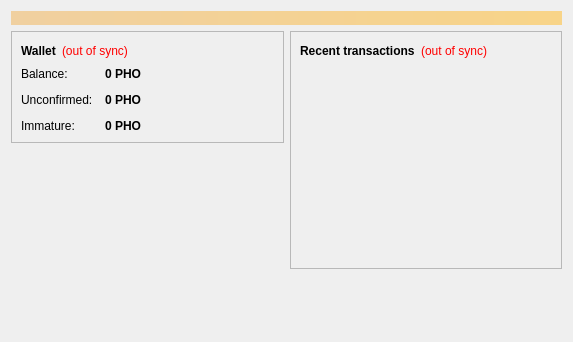
<?xml version="1.0" encoding="UTF-8"?>
<ui version="4.0">
 <class>OverviewPage</class>
 <widget class="QWidget" name="OverviewPage">
  <property name="geometry">
   <rect>
    <x>0</x>
    <y>0</y>
    <width>573</width>
    <height>342</height>
   </rect>
  </property>
  <property name="windowTitle">
   <string>Form</string>
  </property>
  <layout class="QVBoxLayout" name="topLayout">
   <item>
    <widget class="QLabel" name="labelAlerts">
     <property name="visible">
      <bool>false</bool>
     </property>
     <property name="styleSheet">
      <string notr="true">background-color: qlineargradient(x1: 0, y1: 0, x2: 1, y2: 0, stop:0 #F0D0A0, stop:1 #F8D488); color:#000000;</string>
     </property>
     <property name="wordWrap">
      <bool>true</bool>
     </property>
     <property name="margin">
      <number>3</number>
     </property>
    </widget>
   </item>
   <item>
    <layout class="QHBoxLayout" name="horizontalLayout" stretch="1,1">
     <item>
      <layout class="QVBoxLayout" name="verticalLayout_2">
       <item>
        <widget class="QFrame" name="frame">
         <property name="frameShape">
          <enum>QFrame::StyledPanel</enum>
         </property>
         <property name="frameShadow">
          <enum>QFrame::Raised</enum>
         </property>
         <layout class="QVBoxLayout" name="verticalLayout_4">
          <item>
           <layout class="QHBoxLayout" name="horizontalLayout_4">
            <item>
             <widget class="QLabel" name="label_5">
              <property name="font">
               <font>
                <weight>75</weight>
                <bold>true</bold>
               </font>
              </property>
              <property name="text">
               <string>Wallet</string>
              </property>
             </widget>
            </item>
            <item>
             <widget class="QLabel" name="labelWalletStatus">
              <property name="toolTip">
               <string>The displayed information may be out of date. Your wallet automatically synchronizes with the Photon network after a connection is established, but this process has not completed yet.</string>
              </property>
              <property name="styleSheet">
               <string notr="true">QLabel { color: red; }</string>
              </property>
              <property name="text">
               <string notr="true">(out of sync)</string>
              </property>
              <property name="alignment">
               <set>Qt::AlignLeading|Qt::AlignLeft|Qt::AlignVCenter</set>
              </property>
             </widget>
            </item>
            <item>
             <spacer name="horizontalSpacer_2">
              <property name="orientation">
               <enum>Qt::Horizontal</enum>
              </property>
              <property name="sizeHint" stdset="0">
               <size>
                <width>40</width>
                <height>20</height>
               </size>
              </property>
             </spacer>
            </item>
           </layout>
          </item>
          <item>
           <layout class="QFormLayout" name="formLayout_2">
            <property name="fieldGrowthPolicy">
             <enum>QFormLayout::AllNonFixedFieldsGrow</enum>
            </property>
            <property name="horizontalSpacing">
             <number>12</number>
            </property>
            <property name="verticalSpacing">
             <number>12</number>
            </property>
            <item row="0" column="0">
             <widget class="QLabel" name="label">
              <property name="text">
               <string>Balance:</string>
              </property>
             </widget>
            </item>
            <item row="0" column="1">
             <widget class="QLabel" name="labelBalance">
              <property name="font">
               <font>
                <weight>75</weight>
                <bold>true</bold>
               </font>
              </property>
              <property name="cursor">
               <cursorShape>IBeamCursor</cursorShape>
              </property>
              <property name="toolTip">
               <string>Your current balance</string>
              </property>
              <property name="text">
               <string notr="true">0 PHO</string>
              </property>
              <property name="textInteractionFlags">
               <set>Qt::LinksAccessibleByMouse|Qt::TextSelectableByKeyboard|Qt::TextSelectableByMouse</set>
              </property>
             </widget>
            </item>
            <item row="1" column="0">
             <widget class="QLabel" name="label_3">
              <property name="text">
               <string>Unconfirmed:</string>
              </property>
             </widget>
            </item>
            <item row="1" column="1">
             <widget class="QLabel" name="labelUnconfirmed">
              <property name="font">
               <font>
                <weight>75</weight>
                <bold>true</bold>
               </font>
              </property>
              <property name="cursor">
               <cursorShape>IBeamCursor</cursorShape>
              </property>
              <property name="toolTip">
               <string>Total of transactions that have yet to be confirmed, and do not yet count toward the current balance</string>
              </property>
              <property name="text">
               <string notr="true">0 PHO</string>
              </property>
              <property name="textInteractionFlags">
               <set>Qt::LinksAccessibleByMouse|Qt::TextSelectableByKeyboard|Qt::TextSelectableByMouse</set>
              </property>
             </widget>
            </item>
            <item row="2" column="0">
             <widget class="QLabel" name="labelImmatureText">
              <property name="text">
               <string>Immature:</string>
              </property>
             </widget>
            </item>
            <item row="2" column="1">
             <widget class="QLabel" name="labelImmature">
              <property name="font">
               <font>
                <weight>75</weight>
                <bold>true</bold>
               </font>
              </property>
              <property name="toolTip">
               <string>Mined balance that has not yet matured</string>
              </property>
              <property name="text">
               <string notr="true">0 PHO</string>
              </property>
              <property name="textInteractionFlags">
               <set>Qt::LinksAccessibleByMouse|Qt::TextSelectableByKeyboard|Qt::TextSelectableByMouse</set>
              </property>
             </widget>
            </item>
           </layout>
          </item>
         </layout>
        </widget>
       </item>
       <item>
        <spacer name="verticalSpacer">
         <property name="orientation">
          <enum>Qt::Vertical</enum>
         </property>
         <property name="sizeHint" stdset="0">
          <size>
           <width>20</width>
           <height>40</height>
          </size>
         </property>
        </spacer>
       </item>
      </layout>
     </item>
     <item>
      <layout class="QVBoxLayout" name="verticalLayout_3">
       <item>
        <widget class="QFrame" name="frame_2">
         <property name="frameShape">
          <enum>QFrame::StyledPanel</enum>
         </property>
         <property name="frameShadow">
          <enum>QFrame::Raised</enum>
         </property>
         <layout class="QVBoxLayout" name="verticalLayout">
          <item>
           <layout class="QHBoxLayout" name="horizontalLayout_2">
            <item>
             <widget class="QLabel" name="label_4">
              <property name="text">
               <string>&lt;b&gt;Recent transactions&lt;/b&gt;</string>
              </property>
             </widget>
            </item>
            <item>
             <widget class="QLabel" name="labelTransactionsStatus">
              <property name="toolTip">
               <string>The displayed information may be out of date. Your wallet automatically synchronizes with the Photon network after a connection is established, but this process has not completed yet.</string>
              </property>
              <property name="styleSheet">
               <string notr="true">QLabel { color: red; }</string>
              </property>
              <property name="text">
               <string notr="true">(out of sync)</string>
              </property>
              <property name="alignment">
               <set>Qt::AlignRight|Qt::AlignTrailing|Qt::AlignVCenter</set>
              </property>
             </widget>
            </item>
            <item>
             <spacer name="horizontalSpacer">
              <property name="orientation">
               <enum>Qt::Horizontal</enum>
              </property>
              <property name="sizeHint" stdset="0">
               <size>
                <width>40</width>
                <height>20</height>
               </size>
              </property>
             </spacer>
            </item>
           </layout>
          </item>
          <item>
           <widget class="QListView" name="listTransactions">
            <property name="styleSheet">
             <string notr="true">QListView { background: transparent; }</string>
            </property>
            <property name="frameShape">
             <enum>QFrame::NoFrame</enum>
            </property>
            <property name="verticalScrollBarPolicy">
             <enum>Qt::ScrollBarAlwaysOff</enum>
            </property>
            <property name="horizontalScrollBarPolicy">
             <enum>Qt::ScrollBarAlwaysOff</enum>
            </property>
            <property name="selectionMode">
             <enum>QAbstractItemView::NoSelection</enum>
            </property>
           </widget>
          </item>
         </layout>
        </widget>
       </item>
       <item>
        <spacer name="verticalSpacer_2">
         <property name="orientation">
          <enum>Qt::Vertical</enum>
         </property>
         <property name="sizeHint" stdset="0">
          <size>
           <width>20</width>
           <height>40</height>
          </size>
         </property>
        </spacer>
       </item>
      </layout>
     </item>
    </layout>
   </item>
  </layout>
 </widget>
 <resources/>
 <connections/>
</ui>
